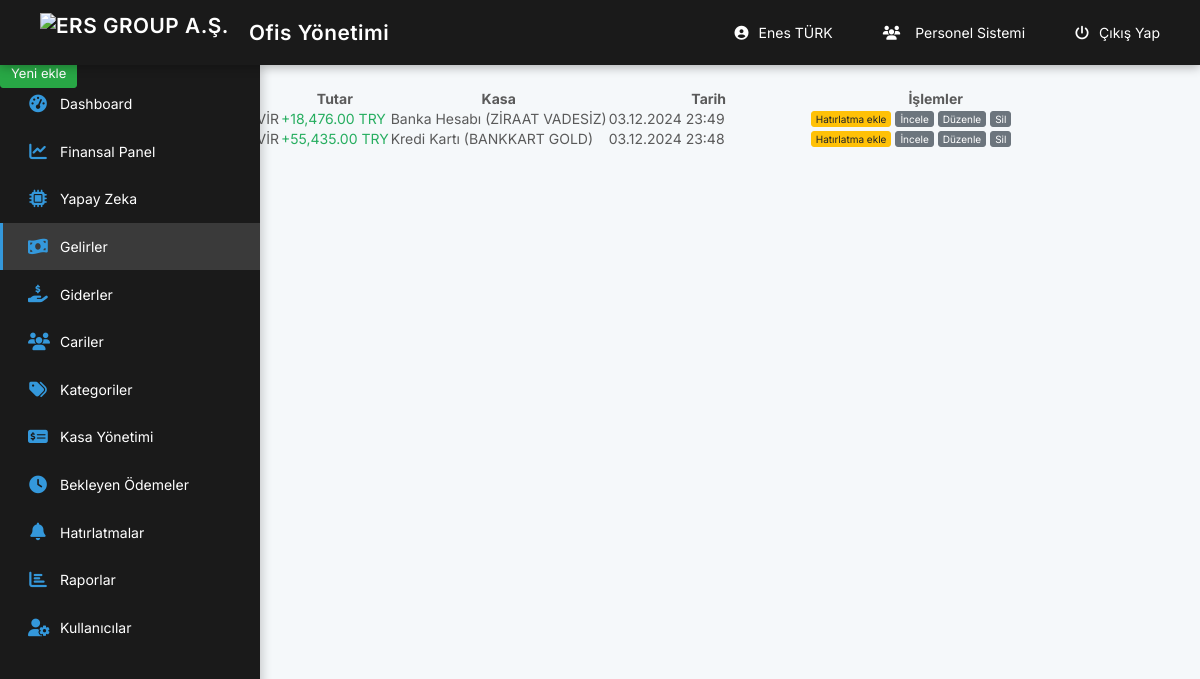
Page /muhasebe/income.php (signed in) on the committed database.
### tables this page shows
CREATE TABLE `users` (
  `id` int(11) NOT NULL,
  `fullname` text NOT NULL,
  `phone` text NOT NULL,
  `email` text NOT NULL,
  `password` text NOT NULL,
  `uniqid` text NOT NULL,
  `status` tinyint(1) NOT NULL
);

CREATE TABLE `finances` (
  `id` int(11) NOT NULL,
  `u_id` int(11) NOT NULL,
  `customer_id` int(11) NOT NULL,
  `category_id` int(11) NOT NULL,
  `method_id` int(11) NOT NULL,
  `price` decimal(10,2) NOT NULL,
  `event_type` int(11) NOT NULL,
  `description` text DEFAULT NULL,
  `adddate` datetime NOT NULL DEFAULT current_timestamp(),
  `is_recurring` tinyint(1) DEFAULT 0,
  `recurring_start_date` date DEFAULT NULL,
  `recurring_months` int(11) DEFAULT NULL,
  `parent_recurring_id` int(11) DEFAULT NULL,
  `recurring_count` int(11) DEFAULT NULL,
  `safe_id` int(11) DEFAULT NULL,
  `payment_source_type` varchar(20) DEFAULT NULL,
  `payment_source_id` int(11) DEFAULT NULL,
  `payment_status` tinyint(1) DEFAULT NULL,
  `transaction_id` int(11) DEFAULT NULL,
  `ai_categorized` tinyint(1) DEFAULT 0,
  `ai_confidence` decimal(5,2) DEFAULT 0.00,
  `ai_matched_keywords` text DEFAULT NULL,
  `ai_suggested_categories` text DEFAULT NULL,
  `ai_analysis_data` longtext DEFAULT NULL,
  `processed` tinyint(1) DEFAULT 0
);

CREATE TABLE `safes` (
  `id` int(11) NOT NULL,
  `u_id` int(11) NOT NULL,
  `title` varchar(255) NOT NULL,
  `type` varchar(20) NOT NULL,
  `balance` decimal(10,2) DEFAULT 0.00,
  `credit_limit` decimal(10,2) DEFAULT 0.00,
  `description` text DEFAULT NULL,
  `status` tinyint(1) DEFAULT 1,
  `created_at` datetime DEFAULT current_timestamp(),
  `statement_day` int(11) DEFAULT NULL,
  `due_day` int(11) DEFAULT NULL,
  `bank_name` varchar(255) DEFAULT NULL
);

### muhasebe/_class/class.php (called while the page is built, shortened)
<?php
class PIA {
	static $pdo = null;
	static $charset = 'UTF8';
	static $last_stmt = null;
	public static function instance(){
		return
		self::$pdo == null ?
		self::init() :
		self::$pdo;
	}
	public static function init(){
		self::$pdo = new PDO(
			'mysql:host=' . MYSQL_HOST .';dbname=' . MYSQL_DB,
			MYSQL_USER,
			MYSQL_PASS
		);
		self::$pdo->exec('SET NAMES `' . self::$charset . '`');
		self::$pdo->setAttribute(PDO::ATTR_DEFAULT_FETCH_MODE, PDO::FETCH_OBJ);
		return self::$pdo;
	}
	public static function query($query, $bindings = null){
		if(is_null($bindings)){
			if(!self::$last_stmt = self::instance()->query($query))
			return false;
		}else{
			self::$last_stmt = self::prepare($query);
			if(!self::$last_stmt->execute($bindings))
			return false;
		}
		return self::$last_stmt;
	}
	public static function get_row($query, $bindings = null){
		if(!$stmt = self::query($query, $bindings))
		return false;
		return $stmt->fetch();
	}
	public static function control($theValue, $theType, $strip_tags=false) {
		$theValue = addslashes(trim($theValue)) ;
		switch ($theType) {
			case "text":
				$theValue = ($theValue != "") ? "'" . $theValue . "'" : "NULL";
			break;
		}
		return $theValue;
	}
}
$pia = New PIA;
?>

### muhasebe/_class/config.php (called while the page is built, shortened)
<?php
require('class.php');
if(isset($_COOKIE['admin_id'])){
	$uniqid =  $pia->control($_COOKIE['admin_id'],'text');
	$admin = $pia->get_row("SELECT * FROM users WHERE uniqid=$uniqid");
}
?>

### muhasebe/income.php (the view, shortened to what this page needs)
<?php require('_class/config.php'); require('session.php');   ?>
<!DOCTYPE html>
<html>
      <head>
            <?php require('_inc/head.php'); ?>
      </head>
      <body>
            <?php require('_inc/header.php'); ?>
            <section class="content">
                   <div class="title">
                        <div class="left">
                              <h1>Gelirler</h1>
                              <ul class="breadcrumb">
                                    <li><a href="main.php">Anasayfa</a></li>
                                    <li><a href="income.php">Gelirler</a></li>
                              </ul>
                        </div>
                        <div class="right">
                              <a href="income.php?add" class="btn-success btn-sm">Yeni ekle</a>
                        </div>
                  </div>
<table class="table">
    <thead>
         <tr>
          <th width="50px">ID</th>
                <th>Cari adı</th>
                <th>Kategoriler</th>
                <th>Tutar</th>
                <th>Kasa</th>
                <th width="150px">Tarih</th>
                <th width="150px">İşlemler</th>
          </tr>
    </thead>
    <tbody>
                                          <?php
                                                $list = $pia->query("SELECT f.*,
    c.title as customer_title,
    cat.title as category_title,
    s.title as safe_title,
    s.type as safe_type
    FROM finances f
    LEFT JOIN customers c ON c.id = f.customer_id
    LEFT JOIN categories cat ON cat.id = f.category_id
    LEFT JOIN safes s ON s.id = f.safe_id
    WHERE f.event_type = 1
    ORDER BY f.id DESC");
foreach($list as $item){
?>
    <tr>
        <td><?=$item->id;?></td>
        <td><?=$item->customer_title;?></td>
        <td><?=$item->category_title;?></td>
        <td class="text-success">+<?=number_format($item->price, 2);?> TRY</td>
<td>
    <?php
    $type_text = array(
        'cash' => 'Nakit',
        'credit_card' => 'Kredi Kartı',
        'bank_account' => 'Banka Hesabı',
        'check' => 'Çek Hesabı'
    );
    $shown_type = isset($type_text[$item->safe_type]) ? $type_text[$item->safe_type] : $item->safe_type;
    echo $shown_type . ' ('.$item->safe_title.')';
    ?>
</td>
        <td width="200px"><?=date('d.m.Y H:i', strtotime($item->adddate));?></td>
        <td width="250px">
                                                            <a href="income.php?add_reminder=<?=$item->id;?>" class="btn-warning btn-xs">Hatırlatma ekle</a>
                                                            <a href="income.php?view_id=<?=$item->id;?>" class="btn-default btn-xs">İncele</a>
                                                            <a href="income.php?edit=<?=$item->id;?>" class="btn-default btn-xs">Düzenle</a>
                                                            <a onclick="_delete('finances', <?=$item->id;?>);" class="btn-default btn-xs">Sil</a>
                                                      </td>
                                                </tr>
                                          <?php } ?>
                                    </tbody>
                              </table>
           </section>
     </body>
</html>

### muhasebe/_inc/header.php (shortened to what this page needs)
<header class="header">
    <a href="https://ersinemlak.com.tr" class="logo">
        <img src="../logo1.png" alt="ERS GROUP A.Ş." class="logo-img"> Ofis Yönetimi
    </a>
    <div class="header-right">
        <a href="users.php?edit=<?=$admin->id;?>" class="user-link">
            <i class="fas fa-user-circle"></i> <?=$admin->fullname;?>
        </a>
        <a href="../personel/" class="personnel-link">
            <i class="fas fa-users"></i> Personel Sistemi
        </a>
        <a href="logout.php" class="logout-link">
            <i class="fas fa-power-off"></i> Çıkış Yap
        </a>
    </div>
</header>
<div class="sidebar">
    <nav class="sidebar-nav">
        <ul>
            <li>
                <a href="main.php">
                    <i class="fas fa-tachometer-alt"></i>
                    <span>Dashboard</span>
                </a>
            </li>
            <li>
                <a href="financial_dashboard.php">
                    <i class="fas fa-chart-line"></i>
                    <span>Finansal Panel</span>
                </a>
            </li>
            <li>
                <a href="chatbot.php">
                    <i class="fas fa-microchip"></i>
                    <span>Yapay Zeka</span>
                </a>
            </li>
            <li>
                <a href="income.php">
                    <i class="fas fa-money-bill-wave"></i>
                    <span>Gelirler</span>
                </a>
            </li>
            <li>
                <a href="expense.php">
                    <i class="fas fa-hand-holding-usd"></i>
                    <span>Giderler</span>
                </a>
            </li>
            <li>
                <a href="customers.php">
                    <i class="fas fa-users"></i>
                    <span>Cariler</span>
                </a>
            </li>
            <li>
                <a href="categories.php">
                    <i class="fas fa-tags"></i>
                    <span>Kategoriler</span>
                </a>
            </li>
            <li>
    <a href="safes.php">
        <i class="fas fa-money-check-alt"></i>
        <span>Kasa Yönetimi</span>
    </a>
</li>
            <li>
                <a href="pending_payments.php">
                    <i class="fas fa-clock"></i>
                    <span>Bekleyen Ödemeler</span>
                </a>
            </li>
            <li>
                <a href="reminders.php">
                    <i class="fas fa-bell"></i>
                    <span>Hatırlatmalar</span>
                </a>
            </li>
            <li>
                <a href="reports.php">
                    <i class="fas fa-chart-bar"></i>
                    <span>Raporlar</span>
                </a>
            </li>
            <li>
                <a href="users.php">
                    <i class="fas fa-user-cog"></i>
                    <span>Kullanıcılar</span>
                </a>
            </li>
        </ul>
    </nav>
</div>

### muhasebe/_inc/header.php (style rules this page uses)
.logo { display: flex; align-items: center; text-decoration: none; }
.logo-img { height: 40px; margin-right: 10px; object-fit: contain; }
.personnel-link { display: inline-flex; align-items: center; padding: 0 15px; color: #333; text-decoration: none; transition: color 0.3s ease; }
.personnel-link i { margin-right: 5px; }
:root { --primary-color: #1a1a1a; --secondary-color: #2d2d2d; --accent-color: #3498db; --text-color: #ffffff; --hover-color: #3a3a3a; --sidebar-width: 260px; --header-height: 65px; }
.header { background: var(--primary-color); height: var(--header-height); position: fixed; top: 0; left: 0; right: 0; z-index: 1000; display: flex; justify-content: space-between; align-items: center; padding: 0 25px; box-shadow: 0 2px 10px rgba(0,0,0,0.3); }
.header a { color: var(--text-color); text-decoration: none; padding: 10px 15px; border-radius: 8px; transition: all 0.3s ease; display: flex; align-items: center; gap: 10px; }
.header-right { display: flex; align-items: center; gap: 20px; }
.logo { font-size: 1.3rem; font-weight: 600; letter-spacing: 0.5px; }
.sidebar { background: var(--primary-color); width: var(--sidebar-width); height: calc(100vh - var(--header-height)); position: fixed; top: var(--header-height); left: 0; overflow-y: auto; transition: all 0.3s ease; box-shadow: 2px 0 10px rgba(0,0,0,0.2); }
.sidebar-nav ul { list-style: none; padding: 15px 0; margin: 0; }
.sidebar-nav li a { display: flex; align-items: center; padding: 15px 25px; color: var(--text-color); text-decoration: none; transition: all 0.3s ease; border-left: 3px solid transparent; }
.sidebar-nav i { margin-right: 12px; width: 20px; text-align: center; font-size: 1.1rem; color: var(--accent-color); }

### rows in the picture
users: fullname "Enes TÜRK"
finances: price "18,476.00", safe.type "Banka Hesabı", safe.title "ZİRAAT VADESİZ", adddate "03.12.2024 23:49"
finances: price "55,435.00", safe.type "Kredi Kartı", safe.title "BANKKART GOLD", adddate "03.12.2024 23:48"
